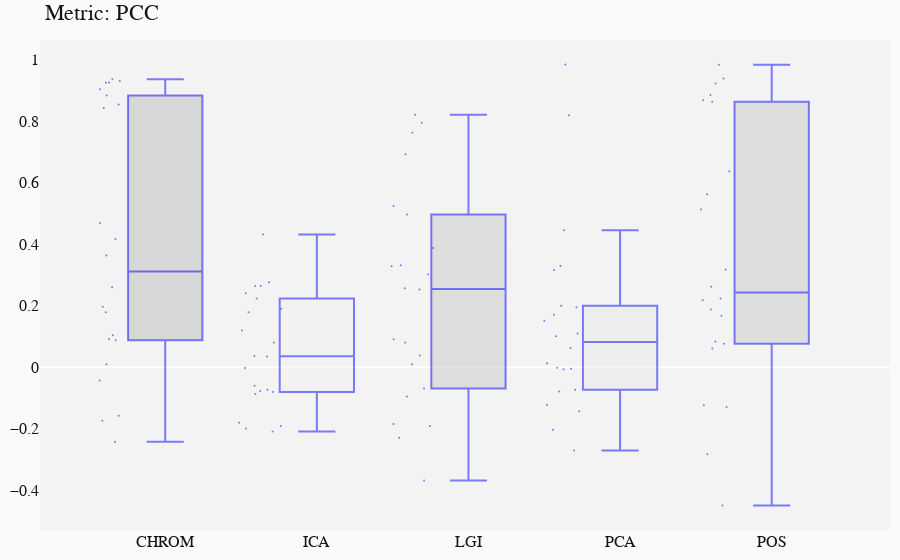

Notebook code for this chart:
### Code cell
## -- Holistic

# path_results = "../results/h5/" # general path for cfg# general path for data
path_results = "../results/test/" # general path for h5

dataset = 'LGI_PPGI'
ANALYSIS(dataset, 'holistic', metrics=['PCC'])
STATS(dataset, approach='holistic')

### Figure 1 — Plotly figure (JSON) as saved in the notebook; plotly's stock layout.template omitted (floating-point values rounded to 4 significant figures)
{"data": [{"boxpoints": "all", "fillcolor": "rgba(187,187,187,0.5)", "jitter": 0.7, "line": {"color": "rgba(0,0,255,0.5)", "width": 2}, "marker": {"size": 2}, "name": "CHROM", "type": "box", "y": [0.2602, 0.8433, 0.09203, 0.417, 0.931, 0.9251, 0.4691, 0.8843, 0.9368, 0.9267, -0.04329, 0.1786, 0.8549, 0.1963, -0.2426, -0.174, 0.009626, 0.1038, -0.158, 0.9046, 0.0875, 0.3632]}, {"boxpoints": "all", "fillcolor": "rgba(242,242,242,0.5)", "jitter": 0.7, "line": {"color": "rgba(0,0,255,0.5)", "width": 2}, "marker": {"size": 2}, "name": "ICA", "type": "box", "y": [0.2765, -0.07361, 0.4321, -0.1916, 0.2644, 0.1197, -0.1997, 0.0802, 0.03674, -0.07754, -0.002871, 0.19, -0.08729, -0.1805, -0.06027, -0.08077, 0.1786, 0.2236, 0.2645, 0.03513, 0.2403, -0.2091]}, {"boxpoints": "all", "fillcolor": "rgba(199,199,199,0.5)", "jitter": 0.7, "line": {"color": "rgba(0,0,255,0.5)", "width": 2}, "marker": {"size": 2}, "name": "LGI", "type": "box", "y": [0.3287, 0.6928, 0.4969, 0.3017, 0.03844, -0.09504, 0.3882, 0.7956, -0.2295, 0.00963, -0.1917, 0.5241, 0.7625, 0.09058, -0.3685, -0.06934, 0.3315, -0.1845, 0.2568, 0.8213, 0.08048, 0.2528]}, {"boxpoints": "all", "fillcolor": "rgba(233,233,233,0.5)", "jitter": 0.7, "line": {"color": "rgba(0,0,255,0.5)", "width": 2}, "marker": {"size": 2}, "name": "PCA", "type": "box", "y": [0.2002, -0.07372, 0.1513, 0.4453, 0.1703, -0.004928, -0.1436, 0.9849, -0.1229, -0.002166, 0.1951, 0.3163, 0.01316, 0.11, -0.2713, -0.2037, -0.07946, 0.06242, 0.8198, 0.1009, 0.3293, -0.00707]}, {"boxpoints": "all", "fillcolor": "rgba(201,201,201,0.5)", "jitter": 0.7, "line": {"color": "rgba(0,0,255,0.5)", "width": 2}, "marker": {"size": 2}, "name": "POS", "type": "box", "y": [0.1877, 0.8633, 0.2239, 0.2178, 0.9391, 0.06108, 0.3179, 0.9844, 0.9228, -0.1241, -0.1292, 0.5133, 0.8684, 0.6372, -0.45, -0.2836, 0.1675, 0.07612, 0.5624, 0.886, 0.08348, 0.2618]}], "layout": {"font": {"color": "rgb(20,20,20)", "family": "monospace", "size": 16}, "margin": {"b": 20, "l": 20, "r": 10, "t": 40}, "paper_bgcolor": "rgb(250, 250, 250)", "plot_bgcolor": "rgb(243, 243, 243)", "showlegend": false, "title": {"text": "Metric: PCC"}, "xaxis": {"type": "category"}, "yaxis": {"autorange": true, "gridcolor": "rgb(255,255,255)", "gridwidth": 0.1, "showgrid": true, "title": {"font": {"size": 30}}, "type": "linear", "zeroline": true, "zerolinewidth": 2}}}
